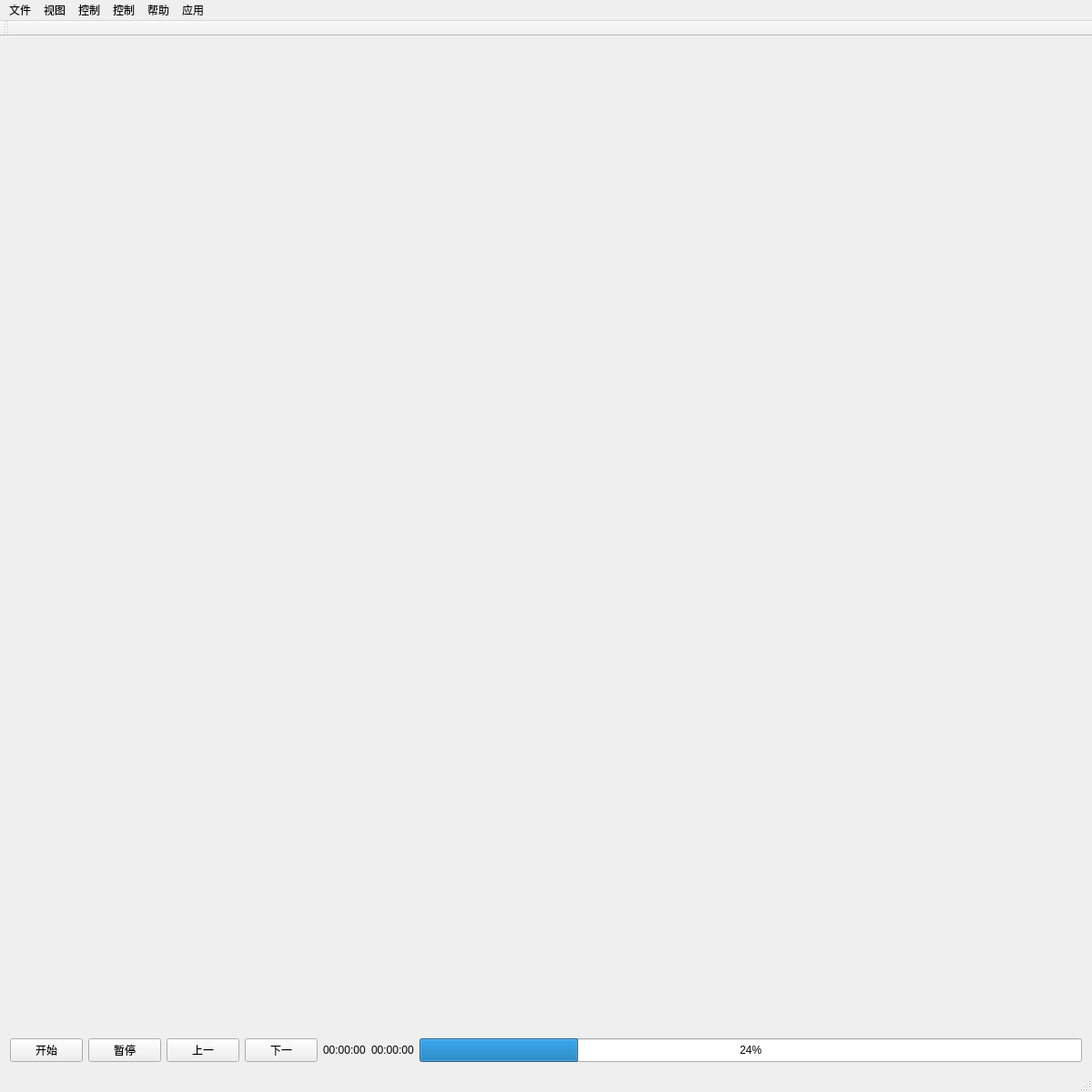
<?xml version="1.0" encoding="UTF-8"?>
<ui version="4.0">
 <class>GtooPlayer</class>
 <widget class="QMainWindow" name="GtooPlayer">
  <property name="geometry">
   <rect>
    <x>0</x>
    <y>0</y>
    <width>1200</width>
    <height>1200</height>
   </rect>
  </property>
  <property name="minimumSize">
   <size>
    <width>1200</width>
    <height>900</height>
   </size>
  </property>
  <property name="windowTitle">
   <string>GtooPlayer</string>
  </property>
  <widget class="QWidget" name="centralWidget">
   <layout class="QVBoxLayout" name="verticalLayout">
    <item>
     <layout class="QHBoxLayout" name="horizontalLayout_2">
      <item>
       <widget class="PlayImage" name="playImageWidget" native="true">
        <property name="sizePolicy">
         <sizepolicy hsizetype="Expanding" vsizetype="Expanding">
          <horstretch>0</horstretch>
          <verstretch>0</verstretch>
         </sizepolicy>
        </property>
        <property name="minimumSize">
         <size>
          <width>800</width>
          <height>800</height>
         </size>
        </property>
       </widget>
      </item>
      <item>
       <widget class="PlayList" name="playListWidget" native="true">
        <property name="sizePolicy">
         <sizepolicy hsizetype="Expanding" vsizetype="Expanding">
          <horstretch>0</horstretch>
          <verstretch>0</verstretch>
         </sizepolicy>
        </property>
        <property name="minimumSize">
         <size>
          <width>150</width>
          <height>0</height>
         </size>
        </property>
       </widget>
      </item>
     </layout>
    </item>
    <item>
     <layout class="QHBoxLayout" name="horizontalLayout_4">
      <property name="sizeConstraint">
       <enum>QLayout::SetDefaultConstraint</enum>
      </property>
      <item>
       <layout class="QHBoxLayout" name="horizontalLayout_3">
        <item>
         <layout class="QHBoxLayout" name="horizontalLayout">
          <item>
           <widget class="QPushButton" name="pushButtonStart">
            <property name="maximumSize">
             <size>
              <width>16777215</width>
              <height>30</height>
             </size>
            </property>
            <property name="text">
             <string>开始</string>
            </property>
           </widget>
          </item>
          <item>
           <widget class="QPushButton" name="pushButtonPause">
            <property name="maximumSize">
             <size>
              <width>16777215</width>
              <height>30</height>
             </size>
            </property>
            <property name="text">
             <string>暂停</string>
            </property>
           </widget>
          </item>
          <item>
           <widget class="QPushButton" name="pushButtonNext">
            <property name="maximumSize">
             <size>
              <width>16777215</width>
              <height>30</height>
             </size>
            </property>
            <property name="text">
             <string>上一</string>
            </property>
           </widget>
          </item>
          <item>
           <widget class="QPushButton" name="pushButtonPrevious">
            <property name="maximumSize">
             <size>
              <width>16777215</width>
              <height>30</height>
             </size>
            </property>
            <property name="text">
             <string>下一</string>
            </property>
           </widget>
          </item>
         </layout>
        </item>
        <item>
         <widget class="QLabel" name="labelNowTime">
          <property name="maximumSize">
           <size>
            <width>16777215</width>
            <height>30</height>
           </size>
          </property>
          <property name="text">
           <string>00:00:00</string>
          </property>
         </widget>
        </item>
        <item>
         <widget class="QLabel" name="labelTotalTime">
          <property name="maximumSize">
           <size>
            <width>16777215</width>
            <height>30</height>
           </size>
          </property>
          <property name="text">
           <string>00:00:00</string>
          </property>
         </widget>
        </item>
       </layout>
      </item>
      <item>
       <widget class="QProgressBar" name="progressBar">
        <property name="minimumSize">
         <size>
          <width>100</width>
          <height>0</height>
         </size>
        </property>
        <property name="maximumSize">
         <size>
          <width>16777215</width>
          <height>30</height>
         </size>
        </property>
        <property name="value">
         <number>24</number>
        </property>
       </widget>
      </item>
     </layout>
    </item>
   </layout>
  </widget>
  <widget class="QMenuBar" name="menuBar">
   <property name="geometry">
    <rect>
     <x>0</x>
     <y>0</y>
     <width>1200</width>
     <height>30</height>
    </rect>
   </property>
   <widget class="QMenu" name="menuFile">
    <property name="title">
     <string>文件</string>
    </property>
    <addaction name="actionOpen"/>
    <addaction name="actionClose"/>
    <addaction name="actionExit"/>
   </widget>
   <widget class="QMenu" name="menuView">
    <property name="title">
     <string>视图</string>
    </property>
    <widget class="QMenu" name="menuScale">
     <property name="title">
      <string>缩放</string>
     </property>
     <addaction name="action3"/>
     <addaction name="action3_2"/>
     <addaction name="action4"/>
    </widget>
    <addaction name="actionFullScrean"/>
    <addaction name="menuScale"/>
    <addaction name="action4_2"/>
   </widget>
   <widget class="QMenu" name="menu_3">
    <property name="title">
     <string>控制</string>
    </property>
    <addaction name="action1_2"/>
    <addaction name="action2_2"/>
    <addaction name="action3_3"/>
    <addaction name="action4_3"/>
    <addaction name="action5"/>
    <addaction name="action6"/>
    <addaction name="action7"/>
   </widget>
   <widget class="QMenu" name="menu4VideoCtrl">
    <property name="title">
     <string>控制</string>
    </property>
    <addaction name="actionVideoCtrl"/>
   </widget>
   <widget class="QMenu" name="menuHelp">
    <property name="title">
     <string>帮助</string>
    </property>
    <addaction name="actionNote"/>
    <addaction name="actionAbout"/>
   </widget>
   <widget class="QMenu" name="menu">
    <property name="title">
     <string>应用</string>
    </property>
    <addaction name="actionRemWord"/>
    <addaction name="actionClock"/>
   </widget>
   <addaction name="menuFile"/>
   <addaction name="menuView"/>
   <addaction name="menu_3"/>
   <addaction name="menu4VideoCtrl"/>
   <addaction name="menuHelp"/>
   <addaction name="menu"/>
  </widget>
  <widget class="QToolBar" name="toolBar">
   <attribute name="toolBarArea">
    <enum>TopToolBarArea</enum>
   </attribute>
   <attribute name="toolBarBreak">
    <bool>false</bool>
   </attribute>
  </widget>
  <widget class="QStatusBar" name="statusBar"/>
  <action name="actionOpen">
   <property name="text">
    <string>打开</string>
   </property>
  </action>
  <action name="actionClose">
   <property name="text">
    <string>关闭</string>
   </property>
  </action>
  <action name="actionExit">
   <property name="text">
    <string>退出</string>
   </property>
  </action>
  <action name="actionFullScrean">
   <property name="text">
    <string>全屏</string>
   </property>
  </action>
  <action name="action3">
   <property name="text">
    <string>3</string>
   </property>
  </action>
  <action name="action3_2">
   <property name="text">
    <string>3</string>
   </property>
  </action>
  <action name="action4">
   <property name="text">
    <string>4</string>
   </property>
  </action>
  <action name="action4_2">
   <property name="text">
    <string>统计信息</string>
   </property>
  </action>
  <action name="action1_2">
   <property name="text">
    <string>1</string>
   </property>
  </action>
  <action name="action2_2">
   <property name="text">
    <string>2</string>
   </property>
  </action>
  <action name="action3_3">
   <property name="text">
    <string>3</string>
   </property>
  </action>
  <action name="action4_3">
   <property name="text">
    <string>4</string>
   </property>
  </action>
  <action name="action5">
   <property name="text">
    <string>5</string>
   </property>
  </action>
  <action name="action6">
   <property name="text">
    <string>6</string>
   </property>
  </action>
  <action name="action7">
   <property name="text">
    <string>7</string>
   </property>
  </action>
  <action name="actionNote">
   <property name="text">
    <string>操作说明</string>
   </property>
  </action>
  <action name="actionAbout">
   <property name="text">
    <string>关于</string>
   </property>
  </action>
  <action name="actionVideoCtrl">
   <property name="text">
    <string>视频设置</string>
   </property>
  </action>
  <action name="actionRemWord">
   <property name="text">
    <string>背单词</string>
   </property>
  </action>
  <action name="actionClock">
   <property name="text">
    <string>秒表</string>
   </property>
  </action>
 </widget>
 <layoutdefault spacing="6" margin="11"/>
 <customwidgets>
  <customwidget>
   <class>PlayImage</class>
   <extends>QWidget</extends>
   <header>playimage.h</header>
   <container>1</container>
  </customwidget>
  <customwidget>
   <class>PlayList</class>
   <extends>QWidget</extends>
   <header>playlist.h</header>
   <container>1</container>
  </customwidget>
 </customwidgets>
 <resources/>
 <connections/>
</ui>
